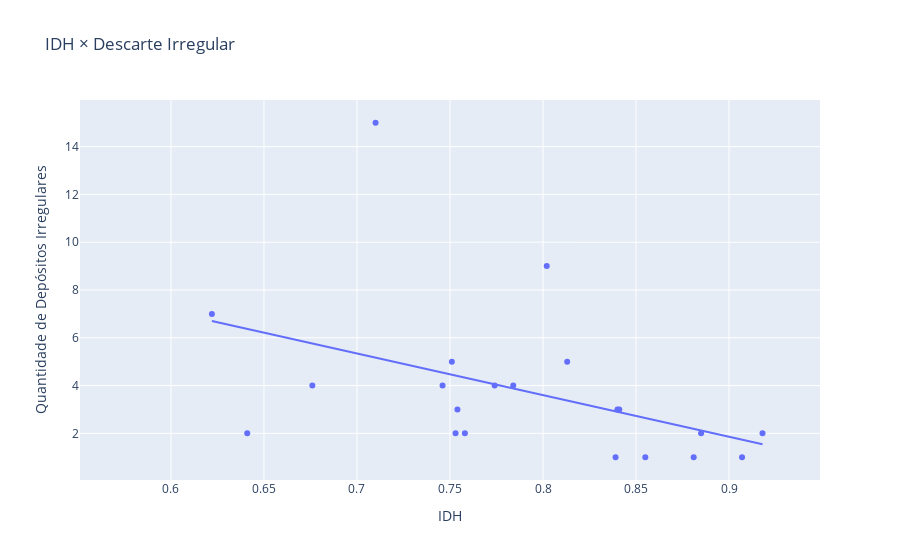

Notebook code for this chart:
### Code cell
fig = px.scatter(
    df,
    x="IDH",
    y="Quantidade de Depósitos Irregulares",
    hover_name="Bairro",
    trendline="ols",
    title="IDH × Descarte Irregular"
)
fig.show()

### Figure 1 — Plotly figure (JSON) as saved in the notebook; plotly's stock layout.template omitted (floating-point values rounded to 4 significant figures)
{"data": [{"hovertemplate": "<b>%{hovertext}</b><br><br>IDH=%{x}<br>Quantidade de Depósitos Irregulares=%{y}<extra></extra>", "hovertext": ["Batista Campos", "Canudos", "Cidade Velha", "Condor", "Cremação", "Guamá", "Jurunas", "Marambaia", "Marco", "Fátima", "Nazaré", "Pedreira", "Reduto", "Sacramenta", "São Brás", "Souza", "Telégrafo", "Montese (Terra Firme)", "Campina", "Umarizal", "Barreiro", "Maracangalha", "Miramar", "Curió-Utinga", "Val-de-Cães", "Mangueirão", "Universitário", "Castanheira", "Guanabara", "Águas Lindas", "Aurá", "Bengui", "Cabanagem", "Coqueiro", "Parque Verde", "Pratinha", "São Clemente", "Tapanã", "Una", "Águas Negras", "Agulha", "Campina de Icoaraci", "Cruzeiro", "Maracacuera", "Paracuri", "Parque Guajará", "Ponta Grossa", "Tenoné", "São João do Outeiro", "Itaiteua", "Brasília", "Água Boa", "Aeroporto", "Arirambá", "Carananduba", "Caruara", "Farol", "Mangueiras", "Maracajá", "Natal do Murubira", "Porto Arthur", "São Francisco", "Sucurijuquara", "Vila", "Praia Grande", "Chapéu Virado", "Murubira", "Bonfim", "Marahú", "Paraíso", "Baía do Sol"], "legendgroup": "", "marker": {"color": "#636efa", "symbol": "circle"}, "mode": "markers", "name": "", "orientation": "v", "showlegend": false, "type": "scatter", "x": [0.866, 0.79, 0.84, 0.644, 0.724, 0.746, 0.802, 0.813, 0.841, 0.763, 0.927, 0.784, 0.927, 0.758, 0.907, 0.855, 0.754, 0.687, 0.918, 0.885, 0.684, 0.711, 0.881, 0.708, 0.839, 0.795, 0.629, 0.751, 0.656, 0.634, 0.622, 0.676, 0.657, 0.774, 0.82, 0.785, 0.641, 0.71, 0.657, 0.745, 0.719, 0.709, 0.717, 0.654, 0.622, 0.729, 0.753, 0.76, 0.683, 0.64, 0.573, 0.626, 0.727, 0.642, 0.699, 0.64, 0.727, 0.64, 0.64, 0.622, 0.727, 0.642, 0.573, 0.727, 0.727, 0.727, 0.727, 0.573, 0.64, 0.64, 0.64], "xaxis": "x", "y": [NaN, NaN, 3.0, NaN, NaN, 4.0, 9.0, 5.0, 3.0, NaN, NaN, 4.0, NaN, 2.0, 1.0, 1.0, 3.0, NaN, 2.0, 2.0, NaN, NaN, 1.0, NaN, 1.0, NaN, NaN, 5.0, NaN, NaN, NaN, 4.0, NaN, 4.0, NaN, NaN, 2.0, 15.0, NaN, NaN, NaN, NaN, NaN, NaN, 7.0, NaN, 2.0, NaN, NaN, NaN, NaN, NaN, NaN, NaN, NaN, NaN, NaN, NaN, NaN, NaN, NaN, NaN, NaN, NaN, NaN, NaN, NaN, NaN, NaN, NaN, NaN], "yaxis": "y"}, {"hovertemplate": "<b>OLS trendline</b><br>Quantidade de Depósitos Irregulares = -17.44 * IDH + 17.5539<br>R<sup>2</sup>=0.193542<br><br>IDH=%{x}<br>Quantidade de Depósitos Irregulares=%{y} <b>(trend)</b><extra></extra>", "legendgroup": "", "marker": {"color": "#636efa", "symbol": "circle"}, "mode": "lines", "name": "", "showlegend": false, "type": "scatter", "x": [0.622, 0.641, 0.676, 0.71, 0.746, 0.751, 0.753, 0.754, 0.758, 0.774, 0.784, 0.802, 0.813, 0.839, 0.84, 0.841, 0.855, 0.881, 0.885, 0.907, 0.918], "xaxis": "x", "y": [6.706, 6.375, 5.764, 5.172, 4.544, 4.456, 4.422, 4.404, 4.334, 4.055, 3.881, 3.567, 3.375, 2.922, 2.904, 2.887, 2.643, 2.189, 2.12, 1.736, 1.544], "yaxis": "y"}], "layout": {"legend": {"tracegroupgap": 0}, "title": {"text": "IDH × Descarte Irregular"}, "xaxis": {"anchor": "y", "domain": [0, 1], "title": {"text": "IDH"}}, "yaxis": {"anchor": "x", "domain": [0, 1], "title": {"text": "Quantidade de Depósitos Irregulares"}}}}
